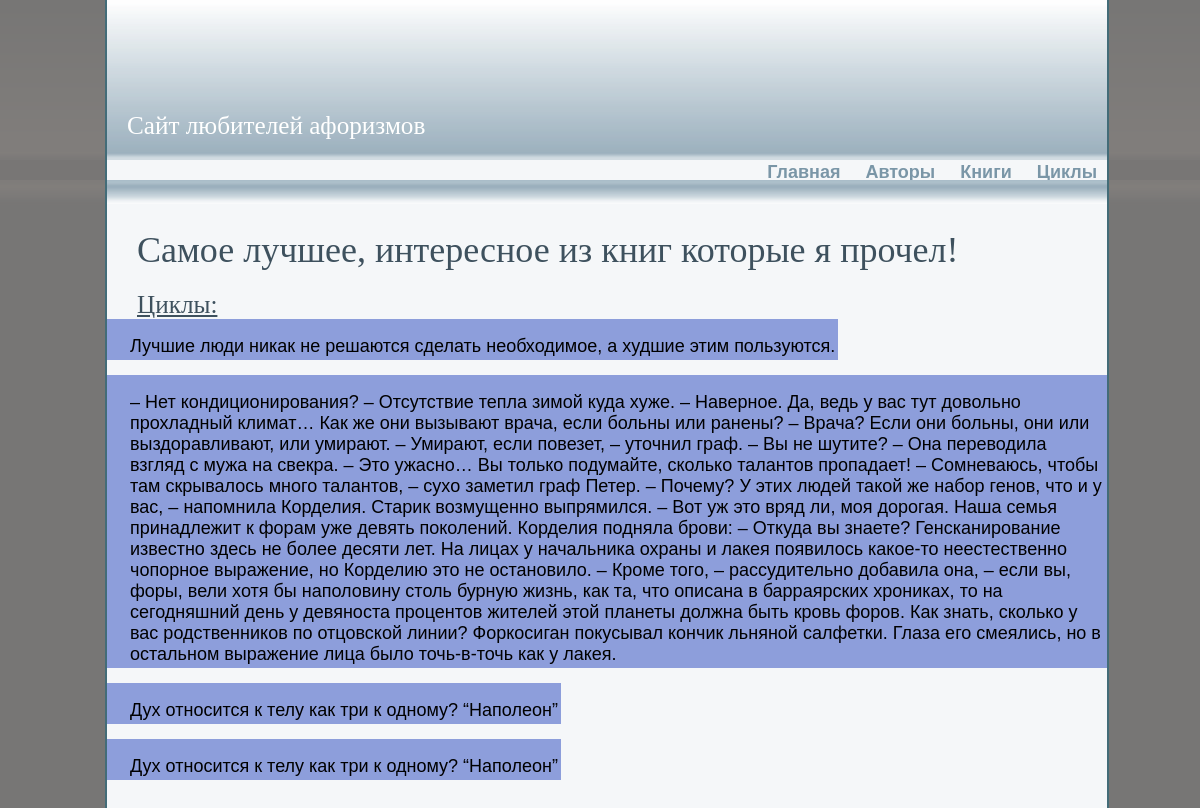
The app's page /include/cycle.php with its own data.
### tables this page shows
CREATE TABLE IF NOT EXISTS `cycle` (
`id` int(10) unsigned NOT NULL,
  `cycle` text NOT NULL,
  `point` int(2) NOT NULL,
  `coment` text NOT NULL
);

### include/cycle.php (the view, shortened to what this page needs)
<!DOCTYPE html>
<head>
	<link rel="stylesheet" type="text/css" href="style.css" />
</head>
<body>
   <div id="holder">
	  <div id="header">
	<h1>Сайт любителей афоризмов</h1>
	  </div>
	  <div id="menu">
		<a href="../index.php">Главная</a>
		<a href="authors.php">Авторы</a>
		<a href="books.php">Книги</a>
		<a href="cycle.php">Циклы</a>
	</div>
  <div id="undermenu"></div>
  <div id="content">
    <h1>Самое лучшее, интересное из книг которые я прочел!</h1>
    <h3>Циклы:</h3>
<?php
	$result = mysql_query ("SELECT * FROM cycle LIMIT 4")or die(mysql_error());
while($myrow = mysql_fetch_array($result))
{
echo <<<HERE
<table class='tab_author'>
<tr>
	<td class='padding'></td>
</tr>
	<tr>
	<td lass='td_author_text'>$myrow[cycle]</td>
	</tr>
</table>
HERE;
}
?>
  </div>
</div>
</body>
</html>

### include/style.css (style rules this page uses)
body { background: #777675 url(img/bg.png) repeat-x; font: 18px arial, sans-serif; color: #000; margin: 0; padding: 0; margin-bottom: 50px; }
#holder { position: relative; left: 40%; top: 0; width: 1000px; height: 850px; margin-left: -375px; margin-bottom: 50px; padding-bottom: 25px; background-color: #F5F7F9; border-left: 2px #436C78 solid; border-right: 2px #436C78 solid; border-bottom: 2px #436C78 solid; }
#header, #menu, #undermenu, #content, #footer { position: relative; left: 0; top: 0; width: 100%; }
#header { height: 160px; background: url(img/menu-top-bg.png) repeat-x; }
#header h1 { position: absolute; left: 20px; bottom: 20px; margin: 0; font: 1.4em georgia, serif; color: #fff; z-index: 1; }
#menu { height: 18px; padding-top: 2px; text-align: right; font: 1em arial, sans-serif; }
#menu a { color:#7A96A7; text-decoration:none; font-weight:bold; margin-left:10px; margin-right: 10px; }
#undermenu { height: 24px; background: url(img/menu-bottom-bg.png) repeat-x; }
#content { height: auto; background-color: transparent; }
h1 { font: 2em "times new roman", serif; margin: 25px 0 0 30px; padding: 0; color: #3E515E; }
h3 { font: 1.4em verdana, serif; text-decoration: underline; margin: 20px 0 0 30px; padding: 0; color: #3E515E; }
a { color: #000; font-weight: bold; text-decoration: underline; }
.tab_author { width: 460; background-color: #8d9edb; margin-bottom: 15px; padding-left: 20px; }
.padding { height: 10px; }

### records on screen
cycle: cycle "Лучшие люди никак не решаются сделать необходимое, а худшие этим пользуются."
cycle: cycle "– Нет кондиционирования? – Отсутствие тепла зимой куда хуже. – Наверное. Да, ведь у вас тут довольно прохладный климат… Как же они вызывают врача, если больны или ранены? – Врача? Если они больны, они или выздоравливают, или умирают. – Умирают, если повезет, – уточнил граф. – Вы не шутите? – Она переводила взгляд с мужа на свекра. – Это ужасно… Вы только подумайте, сколько талантов пропадает! – Сомневаюсь, чтобы там скрывалось много талантов, – сухо заметил граф Петер. – Почему? У этих людей такой же набор генов, что и у вас, – напомнила Корделия. Старик возмущенно выпрямился. – Вот уж это вряд ли, моя дорогая. Наша семья принадлежит к форам уже девять поколений. Корделия подняла брови: –…"
cycle: cycle "Дух относится к телу как три к одному? “Наполеон”"
cycle: cycle "Дух относится к телу как три к одному? “Наполеон”"
